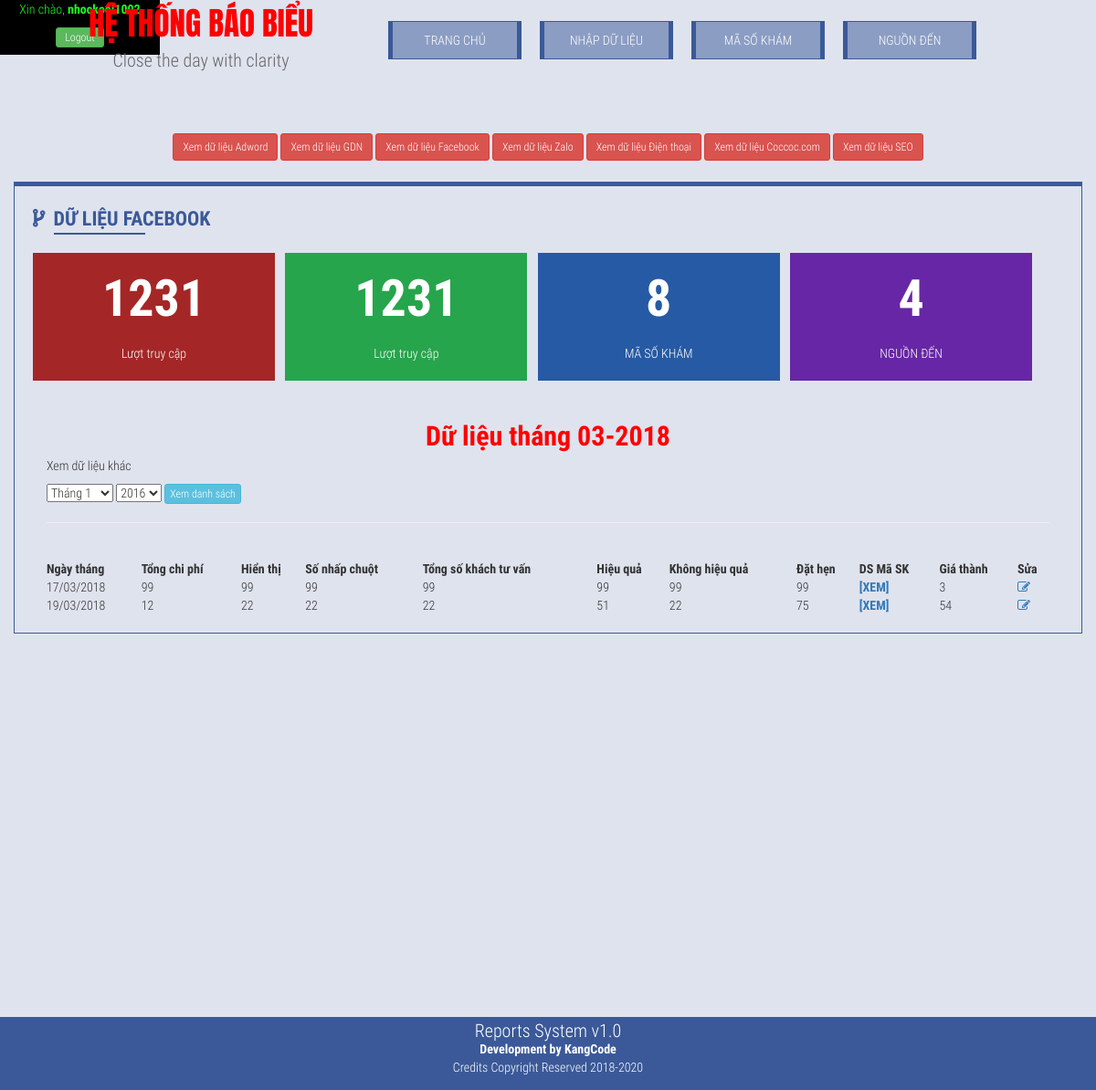
Before: /index.php?view=facebook (signed in) with the older database file.
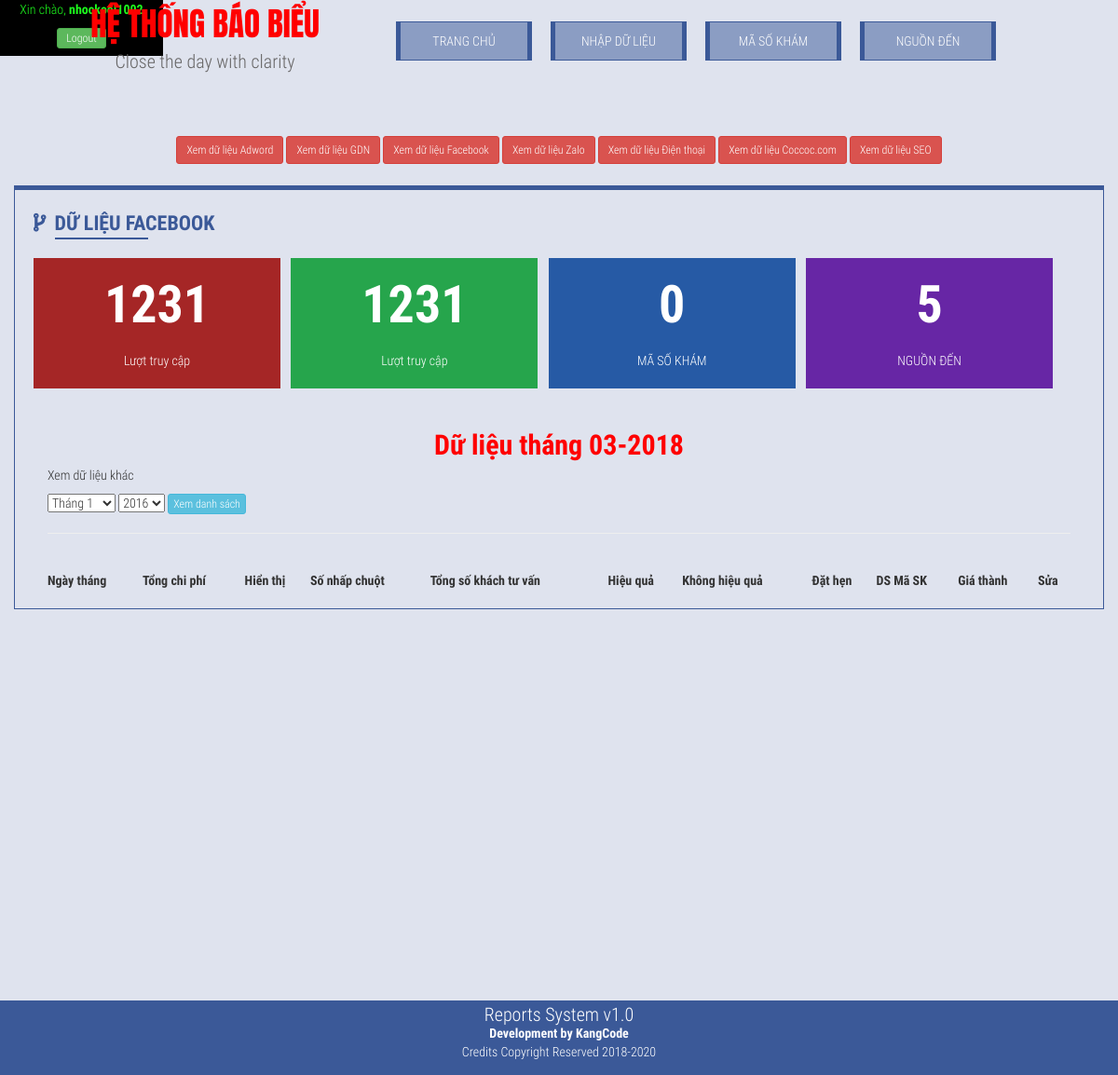
After: the same page with the newer database file.
### tables this page shows
CREATE TABLE `bangnhapfb` (
  `id` int(10) NOT NULL,
  `ngaythang` timestamp NOT NULL DEFAULT CURRENT_TIMESTAMP ON UPDATE CURRENT_TIMESTAMP,
  `tongchiphi` float NOT NULL,
  `hienthi` int(10) NOT NULL,
  `sonhapchuot` int(10) NOT NULL,
  `tongsokhachtuvan` int(10) NOT NULL,
  `hieuqua` int(10) NOT NULL,
  `khonghieuqua` int(10) NOT NULL,
  `dathen` int(10) NOT NULL,
  `giathanh` int(10) NOT NULL
);

### templates/homefacebook.php (the view, shortened to what this page needs)
    <div class="row">
    <div class="h1title">Dữ liệu Facebook</div>
    </div>
    <br>
    <?php require_once('templates/stat.php'); ?>
    <div class="row">
      <br><br>
    </div>
     <?php $getthang = date('m-Y');
        $getname = date('Y');
        echo "<p class='namemonth'>Dữ liệu tháng ".$getthang."</p>"; ?>
        <form method="post" action="index.php?page=olddataz">
        <p>Xem dữ liệu khác</p>
        <select class="chonthang" name="chonthang">
            <option value='01'>Tháng 1</option>
        </select>
        <select class="chonnam" name="chonnam">
             <?php for($i=2016;$i<=$getname;$i++){ ?>
            <option value="<?php echo $i; ?>"><?php echo $i; ?></option>
            <?php } ?>
        </select>
        <button type="submit" class="btn btn-info btn-xs" name="submit">Xem danh sách</button>
        </form>
        <hr>
      <br>
       <table id="kooltable" class="display" cellspacing="0" width="100%" id="dttb">
         <thead>
        <tr>
            <th>Ngày tháng</th>
              <th>Tổng chi phí</th>
              <th>Hiển thị</th>
              <th>Số nhấp chuột</th>
              <th>Tổng số khách tư vấn</th>
              <th>Hiệu quả</th>
              <th>Không hiệu quả</th>
              <th>Đặt hẹn</th>
              <th>DS Mã SK</th>
              <th>Giá thành</th>
              <th>Sửa</th>
        </tr>
        </thead>
           <tbody>
           <?php
               $dt = date('Y-m');
        $sql = "SELECT * FROM bangnhapfb WHERE ngaythang LIKE '%$dt%' ORDER BY id DESC";
        if ($result = $conn->query($sql)) {
            while ($row = $result->fetch_assoc()) {
                $date=date_create($row['ngaythang']);
                $jw = date_format($date,"d/m/Y");
                $ft = date_format($date,"Y-m-d");
                ?>
        <tr>
                <td><?php echo $jw; ?></td>
              <td><?php echo number_format($row['tongchiphi']); ?></td>
              <td><?php echo number_format($row['hienthi']); ?></td>
              <td><?php echo number_format($row['sonhapchuot']); ?></td>
              <td><?php echo number_format($row['tongsokhachtuvan']); ?></td>
              <td><?php echo number_format($row['hieuqua']); ?></td>
              <td><?php echo number_format($row['khonghieuqua']); ?></td>
              <td><?php echo number_format($row['dathen']); ?></td>
               <td><a href="index.php?page=msklist&child=filter&day=<?php echo $ft; ?>&zone=facebook"><b>[XEM]</b></a></td>
               <td><?php echo number_format($row['giathanh']); ?></td>
               <td><a href="index.php?page=editformfb&idbangnhap=<?php echo $row['id']; ?>"><i class="fa fa-pencil-square-o"></i></a></td>
                </tr>
                       <?php } ?>
        <?php }
        $result->free(); $conn->close(); ?>
        </tbody>
</table>
    </div>

### templates/stat.php
<?php
$demmsk = "SELECT * FROM masokham";
$rs = $conn->query($demmsk);
$slmsk = $rs->num_rows;
$demnd = "SELECT * FROM nguonden";
$nd = $conn->query($demnd);
$slnd = $nd->num_rows;
?>
       <div class="row thongso">
        <div class="col-sm-3 othunhat">
            <p>1231</p>
            <p>Lượt truy cập</p>
        </div>
        <div class="col-sm-3 othuhai">
            <p>1231</p>
            <p>Lượt truy cập</p>
        </div>
        <div class="col-sm-3  othuba">
            <p><?php echo $slmsk; ?></p>
            <p>MÃ SỐ KHÁM</p>
        </div>
        <div class="col-sm-3  othutu">
            <p><?php echo $slnd; ?></p>
            <p>NGUỒN ĐẾN</p>
        </div>
</div>

Changed rows visible on the page:
removed bangnhapfb: ngaythang "17/03/2018", tongchiphi "99", hienthi "99", sonhapchuot "99", tongsokhachtuvan "99", hieuqua "99", khonghieuqua "99", dathen "99", giathanh "3"
removed bangnhapfb: ngaythang "19/03/2018", tongchiphi "12", hienthi "22", sonhapchuot "22", tongsokhachtuvan "22", hieuqua "51", khonghieuqua "22", dathen "75", giathanh "54"
Other visible differences:
$slmsk: "8" → "0"
$slnd: "4" → "5"
